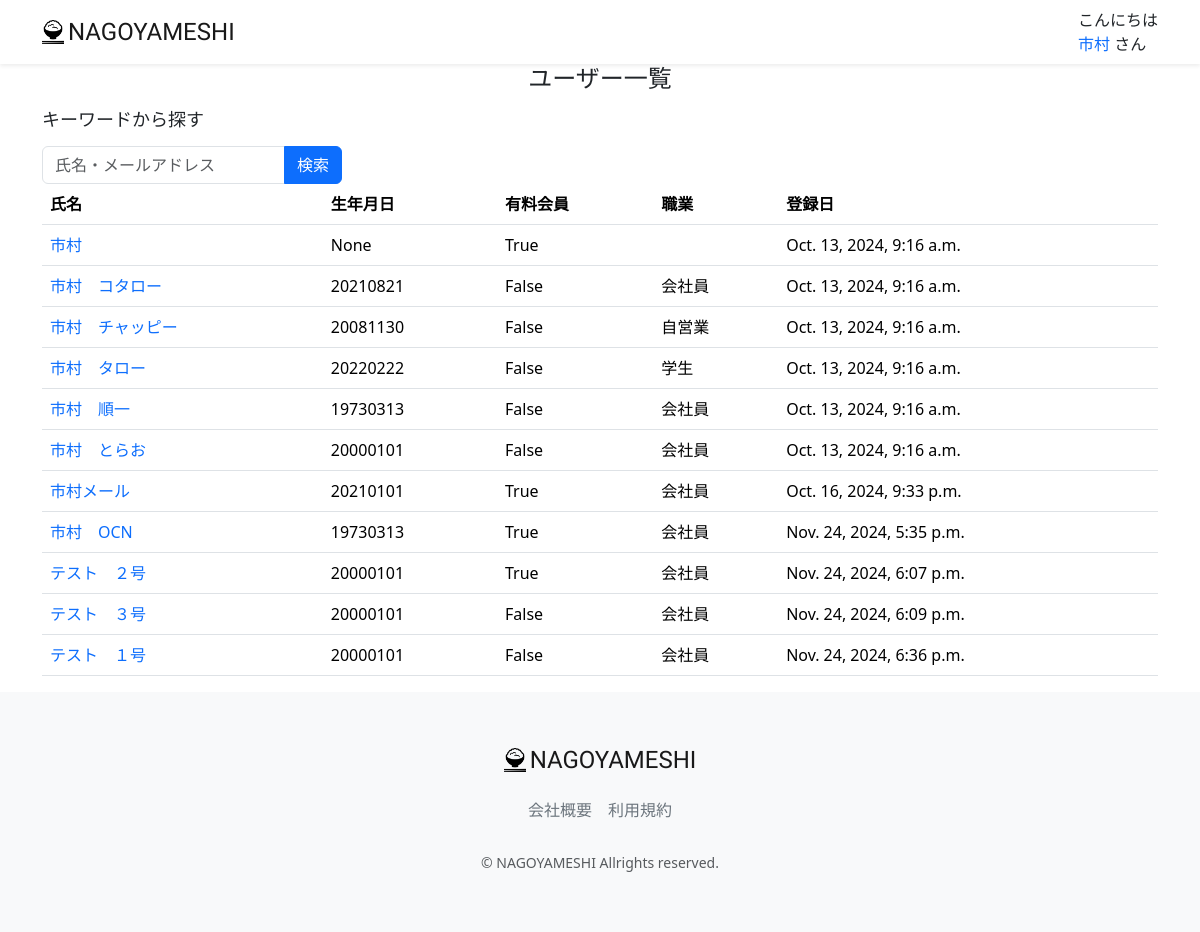
The app's page /accounts/user-list/ (signed in), older data.
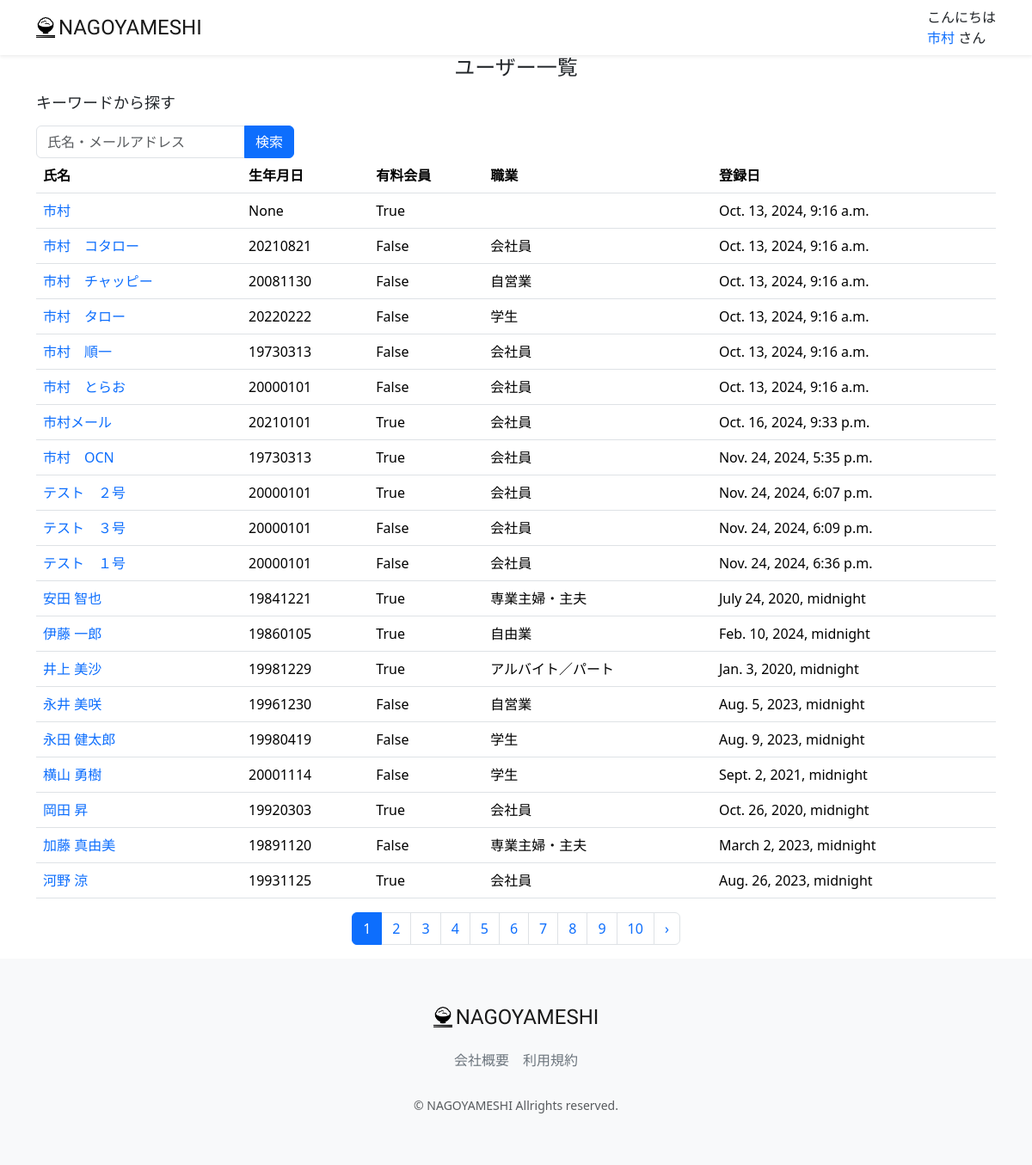
The same page, newer data.
### accounts/models.py (models this page shows, shortened)
class CustomUser(AbstractUser):
    GENDER_TYPES = (
        ("男性","男性"),
        ("女性","女性"),
        ("未回答","未回答"),
    )
    user_name_kanji = models.CharField("名前" ,max_length=20, blank=False, null=False)
    user_name_kana = models.CharField("ふりがな" ,max_length=50, blank=False, null=False)
    birthday = models.CharField("生年月日" , max_length=20, null=True, blank=True)
    gender = models.CharField("性別", max_length=50, choices=GENDER_TYPES, blank=True)
    job = models.ForeignKey(Job, on_delete=models.PROTECT, blank=True, null=True)
    is_subscribed = models.BooleanField(default=False, verbose_name="有料会員")
    card_name = models.CharField(max_length=128, null=True, blank=True, verbose_name="カード名義")
    card_number = models.CharField(max_length=128, null=True, blank=True, verbose_name="カード番号")
    regist_date = models.DateTimeField(default=timezone.now)
    created_day = models.DateTimeField("登録日", default=datetime.datetime.now, null=True, blank=True)
    updated_day = models.DateTimeField("更新日", default=datetime.datetime.now, null=True, blank=True)
    deleted_day = models.DateTimeField("削除日", null=True, blank=True)
    class Meta:
        verbose_name_plural = "CustomUser"

class Job(models.Model):
    name = models.CharField(max_length=200)

### accounts/views.py (the view)
# urls.py: path("user-list/", views.UserListView.as_view(), name="user_list"),
class UserListView(mixins.OnlyStuffUserMixin, generic.ListView):
    model = models.CustomUser
    template_name = 'admin/user_list.html'
    paginate_by = 20
    def get_queryset(self):
        keyword = self.request.GET.get('keyword')
        button_type = self.request.GET.get('button_type')
        print(f'button_type {button_type}')
        keyword = keyword if keyword is not None else ''
        if button_type == 'keyword':
            self.request.session['keyword_session'] = keyword
        keyword_session = self.request.session.get('keyword_session')
        if keyword_session is not None:
            queryset = models.CustomUser.objects.filter(Q(user_name_kanji__icontains=keyword_session) | Q(user_name_kana__icontains=keyword_session) | Q(username__contains=keyword_session)).order_by('id')
        else:
            queryset = models.CustomUser.objects.all().order_by('id')
        return queryset
    def get_context_data(self, **kwargs):
        context = super(UserListView, self).get_context_data(**kwargs)
        return context

### accounts/mixins.py (called while the page is built)
    def test_func(self):
        return self.request.user.is_staff

### restaurant/templatetags/custom_tag.py (called while the page is built)
@register.filter
def honor(val):
    return 'さん'

@register.filter
def greet(val):
    greeting = 'ようこそ'
    now = datetime.datetime.now()
    if now.hour <= 8:
        greeting = 'おはようございます'
    elif now.hour <= 18:
        greeting = 'こんにちは'
    else:
        greeting = 'こんばんは'
    return f'{greeting}'

### accounts/templates/admin/user_list.html (shortened to what this page needs)
{% extends "layout/base.html" %}
{% load static %}
{% block content %}
<main>
    <h1 class="mb-3 text-center">ユーザー一覧</h1>
    <div class="container nagoyameshi-container">
        <h3 class="mb-3">キーワードから探す</h3>
        <form method="GET" action="{% url 'user_list' %}"class="user-search-box">
            <div class="input-group">
                <input type="text" class="form-control" placeholder="氏名・メールアドレス" name="keyword">
                <button type="submit" class="btn btn-primary text-whiteshadow-sm">検索</button>
            </div>
        </form>
    </div>
    <div class="container nagoyameshi-container">
        <table class="table">
            <thead>
                <tr>
                    <th scope="col">氏名</th>
                    <th scope="col">生年月日</th>
                    <th scope="col">有料会員</th>
                    <th scope="col">職業</th>
                    <th scope="col">登録日</th>
                </tr>
            </thead>
            <tbody>
                {% for user in object_list %}
                        <tr>
                            <td>
                                <a href="{% url 'user_update' user.id %}">
                                    {{ user.user_name_kanji}}
                                </a>
                            </td>
                            <td>{{ user.birthday }} </td>
                            <td>{{ user.is_subscribed }}</td>
                            <td>{{ user.job.name}}</td>
                            <td>{{ user.created_day}}</td>
                        </tr>
                {% endfor %}
            </tbody>
        </table>
    </div>
    {% if is_paginated %}
        <div class="d-flex justify-content-center">
            <nav>
                <ul class="pagination">
                    {% for page_num in page_obj.paginator.page_range %}
                        {% if page_obj.number == page_num %}
                            <li class="page-item active" aria-current="page">
                                <span class="page-link">
                                    {{page_num }}
                                </span>
                            </li>
                        {% else %}
                            <li class="page-item">
                                <a class="page-link" href="?page={{ page_num }}">{{ page_num }}</a>
                            </li>
                        {% endif %}
                    {% endfor %}
                    {% if page_obj.has_next %}
                        <li class="page-item">
                            <a class="page-link" href="?page={{page_obj.next_page_number }}" rel="next" aria-label="次 &raquo;">
                                &rsaquo;
                            </a>
                        </li>
                    {% endif %}
                </ul>
            </nav>
        </div>
    {% endif %}
</main>
{% endblock %}

### restaurant/templates/layout/base.html (shortened to what this page needs)
{% load static %}
{% load custom_tag %}
<!DOCTYPE html>
<html lang="ja">
    <head>
        <link href="https://cdn.jsdelivr.net/npm/bootstrap@5.3.3/dist/css/bootstrap.min.css" rel="stylesheet">
        <link href="{% static 'css/nagoyameshi.css' %}" rel="stylesheet">
    </head>
    <body>
        <div id="app" class="wrapper">
            <nav class="navbar navbar-expand-md navbar-light bg-white shadow-sm">
                <div class="container nagoyameshi-container">
                    <a class="navbar-brand app-name" href="{% url 'top_page' %}">
                    <div class="d-flex align-items-center">
                        <img class="nagoyameshi-logo me-1" src="{% static 'images/logo/logo.png' %}" alt="nagoyameshi">NAGOYAMESHI
                    </div>
                    </a>
                    <div class="collapse navbar-collapse" id="navbarSupportedContent">
                        <ul class="navbar-nav ms-auto">
                            {% if user.is_staff %}
                            <li class="nav-item dropdown">
                                {{user.user_name_kanji|greet}}
                                <br>
                                <a id="navbarDropdown" class="nav-linkdropdown-toggle" href="#" role="button" data-bs-toggle="dropdown" aria-haspopup="true" aria-expanded="false" v-pre>
                                    {{ user.user_name_kanji}}
                                </a>
                                {{user.user_name_kanji|honor}}
                            </li>
                            {% endif %}
                        </ul>
                    </div>
                </div>
            </nav>
            {% block content %}{% endblock %}
            <footer class="bg-light">
                <div class="d-flex justify-content-center footer-logo">
                    <a class="navbar-brand app-name" href="{% url 'top_page' %}">
                        <div class="d-flex align-items-center">
                            <img class="nagoyameshi-logo me-1" src="{% static 'images/logo/logo.png' %}" alt="nagoyameshi">
                               NAGOYAMESHI
                        </div>
                    </a>
                </div>
                <div class="d-flex justify-content-center footer-link">
                    <a href="{% url 'company_page' %}" class="link-secondary me-3">会社概要</a>
                    <a href="{% url 'terms_page' %}" class="link-secondary">利用規約</a>
                </div>
                <p class="text-center text-muted small mb-0">&copy; NAGOYAMESHI Allrights reserved.</p>
            </footer>
        </div>
    </body>
</html>

### static/css/nagoyameshi.css (style rules this page uses)
.wrapper { min-height: 100vh; position: relative; padding-bottom: 240px; box-sizing: border-box; }
.nagoyameshi-logo { height: 24px; }
.app-name { font-family: 'Carter One', cursive; font-size: 24px; color: #191919; }
footer { width: 100%; height: 240px; position: absolute; bottom: 0; padding: 50px 15px; }
.footer-logo { margin-bottom: 20px; }
.footer-link { margin-bottom: 30px; }
h1 { font-size: 1.5rem; }
h3 { font-size: 1.125rem; }
.user-search-box { max-width: 300px; }
a { text-decoration: none !important; }

Row changes from the older to the newer data that the page shows:
added CustomUser: user_name_kanji "安田 智也", birthday "19841221", is_subscribed "True", job.name "専業主婦・主夫", created_day "July 24, 2020, midnight"
added CustomUser: user_name_kanji "伊藤 一郎", birthday "19860105", is_subscribed "True", job.name "自由業", created_day "Feb. 10, 2024, midnight"
added CustomUser: user_name_kanji "井上 美沙", birthday "19981229", is_subscribed "True", job.name "アルバイト／パート", created_day "Jan. 3, 2020, midnight"
added CustomUser: user_name_kanji "永井 美咲", birthday "19961230", is_subscribed "False", job.name "自営業", created_day "Aug. 5, 2023, midnight"
added CustomUser: user_name_kanji "永田 健太郎", birthday "19980419", is_subscribed "False", job.name "学生", created_day "Aug. 9, 2023, midnight"
added CustomUser: user_name_kanji "横山 勇樹", birthday "20001114", is_subscribed "False", job.name "学生", created_day "Sept. 2, 2021, midnight"
added CustomUser: user_name_kanji "岡田 昇", birthday "19920303", is_subscribed "True", job.name "会社員", created_day "Oct. 26, 2020, midnight"
added CustomUser: user_name_kanji "加藤 真由美", birthday "19891120", is_subscribed "False", job.name "専業主婦・主夫", created_day "March 2, 2023, midnight"
added CustomUser: user_name_kanji "河野 涼", birthday "19931125", is_subscribed "True", job.name "会社員", created_day "Aug. 26, 2023, midnight"
Text that changed along with them:
new list line: "1"
new list line: "2"
new list line: "3"
new list line: "4"
new list line: "5"
new list line: "6"
new list line: "7"
new list line: "8"
new list line: "9"
new list line: "10"
